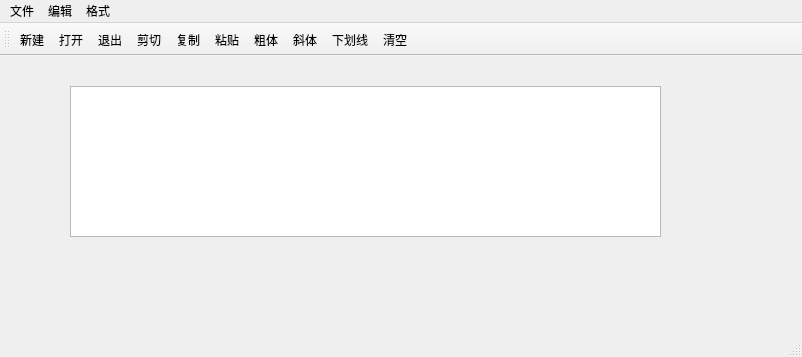
<?xml version="1.0" encoding="UTF-8"?>
<ui version="4.0">
 <class>MainWindow</class>
 <widget class="QMainWindow" name="MainWindow">
  <property name="geometry">
   <rect>
    <x>0</x>
    <y>0</y>
    <width>802</width>
    <height>357</height>
   </rect>
  </property>
  <property name="windowTitle">
   <string>MainWindow</string>
  </property>
  <widget class="QWidget" name="centralWidget">
   <widget class="QTextEdit" name="textEdit">
    <property name="geometry">
     <rect>
      <x>70</x>
      <y>30</y>
      <width>591</width>
      <height>151</height>
     </rect>
    </property>
   </widget>
  </widget>
  <widget class="QToolBar" name="mainToolBar">
   <property name="toolButtonStyle">
    <enum>Qt::ToolButtonTextUnderIcon</enum>
   </property>
   <attribute name="toolBarArea">
    <enum>TopToolBarArea</enum>
   </attribute>
   <attribute name="toolBarBreak">
    <bool>false</bool>
   </attribute>
   <addaction name="actNew"/>
   <addaction name="actOpen"/>
   <addaction name="actLogout"/>
   <addaction name="actCut"/>
   <addaction name="actCopy"/>
   <addaction name="actPaste"/>
   <addaction name="actBlod"/>
   <addaction name="actItalic"/>
   <addaction name="actUnderLine"/>
   <addaction name="actClear"/>
  </widget>
  <widget class="QStatusBar" name="statusBar"/>
  <widget class="QMenuBar" name="menuBar">
   <property name="geometry">
    <rect>
     <x>0</x>
     <y>0</y>
     <width>802</width>
     <height>23</height>
    </rect>
   </property>
   <widget class="QMenu" name="menusd">
    <property name="title">
     <string>文件</string>
    </property>
    <addaction name="actNew"/>
    <addaction name="actOpen"/>
    <addaction name="actLogout"/>
   </widget>
   <widget class="QMenu" name="menu">
    <property name="title">
     <string>编辑</string>
    </property>
   </widget>
   <widget class="QMenu" name="menu_2">
    <property name="title">
     <string>格式</string>
    </property>
    <addaction name="actBlod"/>
    <addaction name="actItalic"/>
    <addaction name="actUnderLine"/>
   </widget>
   <addaction name="menusd"/>
   <addaction name="menu"/>
   <addaction name="menu_2"/>
  </widget>
  <action name="actNew">
   <property name="checkable">
    <bool>false</bool>
   </property>
   <property name="icon">
    <iconset resource="resource.qrc">
     <normaloff>:/image/images/120.bmp</normaloff>:/image/images/120.bmp</iconset>
   </property>
   <property name="text">
    <string>新建</string>
   </property>
   <property name="toolTip">
    <string>新建文件</string>
   </property>
   <property name="shortcut">
    <string>Ctrl+N</string>
   </property>
  </action>
  <action name="actOpen">
   <property name="icon">
    <iconset resource="resource.qrc">
     <normaloff>:/image/images/120.bmp</normaloff>:/image/images/120.bmp</iconset>
   </property>
   <property name="text">
    <string>打开</string>
   </property>
   <property name="toolTip">
    <string>打卡文件</string>
   </property>
  </action>
  <action name="actLogout">
   <property name="icon">
    <iconset resource="resource.qrc">
     <normaloff>:/image/images/132.bmp</normaloff>:/image/images/132.bmp</iconset>
   </property>
   <property name="text">
    <string>退出</string>
   </property>
   <property name="toolTip">
    <string>退出</string>
   </property>
  </action>
  <action name="actCut">
   <property name="icon">
    <iconset resource="resource.qrc">
     <normaloff>:/image/images/editor.ico</normaloff>:/image/images/editor.ico</iconset>
   </property>
   <property name="text">
    <string>剪切</string>
   </property>
   <property name="toolTip">
    <string>剪切</string>
   </property>
   <property name="shortcut">
    <string>Ctrl+X</string>
   </property>
  </action>
  <action name="actCopy">
   <property name="icon">
    <iconset resource="resource.qrc">
     <normaloff>:/image/images/editor.ico</normaloff>:/image/images/editor.ico</iconset>
   </property>
   <property name="text">
    <string>复制</string>
   </property>
   <property name="toolTip">
    <string>复制</string>
   </property>
   <property name="shortcut">
    <string>Ctrl+C</string>
   </property>
  </action>
  <action name="actPaste">
   <property name="icon">
    <iconset resource="resource.qrc">
     <normaloff>:/image/images/editor.ico</normaloff>:/image/images/editor.ico</iconset>
   </property>
   <property name="text">
    <string>粘贴</string>
   </property>
   <property name="toolTip">
    <string>粘贴</string>
   </property>
   <property name="shortcut">
    <string>Ctrl+V</string>
   </property>
  </action>
  <action name="actBlod">
   <property name="checkable">
    <bool>true</bool>
   </property>
   <property name="icon">
    <iconset resource="resource.qrc">
     <normaloff>:/image/images/322.bmp</normaloff>:/image/images/322.bmp</iconset>
   </property>
   <property name="text">
    <string>粗体</string>
   </property>
   <property name="toolTip">
    <string>粗体</string>
   </property>
  </action>
  <action name="actItalic">
   <property name="checkable">
    <bool>true</bool>
   </property>
   <property name="icon">
    <iconset resource="resource.qrc">
     <normaloff>:/image/images/212.bmp</normaloff>:/image/images/212.bmp</iconset>
   </property>
   <property name="text">
    <string>斜体</string>
   </property>
   <property name="toolTip">
    <string>斜体</string>
   </property>
  </action>
  <action name="actUnderLine">
   <property name="checkable">
    <bool>true</bool>
   </property>
   <property name="icon">
    <iconset resource="resource.qrc">
     <normaloff>:/image/images/322.bmp</normaloff>:/image/images/322.bmp</iconset>
   </property>
   <property name="text">
    <string>下划线</string>
   </property>
   <property name="toolTip">
    <string>下划线</string>
   </property>
  </action>
  <action name="actClear">
   <property name="icon">
    <iconset resource="resource.qrc">
     <normaloff>:/image/images/324.bmp</normaloff>:/image/images/324.bmp</iconset>
   </property>
   <property name="text">
    <string>清空</string>
   </property>
   <property name="toolTip">
    <string>清空内容</string>
   </property>
  </action>
 </widget>
 <layoutdefault spacing="6" margin="11"/>
 <resources>
  <include location="resource.qrc"/>
 </resources>
 <connections>
  <connection>
   <sender>actLogout</sender>
   <signal>triggered()</signal>
   <receiver>MainWindow</receiver>
   <slot>close()</slot>
   <hints>
    <hint type="sourcelabel">
     <x>-1</x>
     <y>-1</y>
    </hint>
    <hint type="destinationlabel">
     <x>400</x>
     <y>178</y>
    </hint>
   </hints>
  </connection>
  <connection>
   <sender>actCopy</sender>
   <signal>triggered()</signal>
   <receiver>textEdit</receiver>
   <slot>copy()</slot>
   <hints>
    <hint type="sourcelabel">
     <x>-1</x>
     <y>-1</y>
    </hint>
    <hint type="destinationlabel">
     <x>365</x>
     <y>178</y>
    </hint>
   </hints>
  </connection>
  <connection>
   <sender>actCut</sender>
   <signal>triggered()</signal>
   <receiver>textEdit</receiver>
   <slot>cut()</slot>
   <hints>
    <hint type="sourcelabel">
     <x>-1</x>
     <y>-1</y>
    </hint>
    <hint type="destinationlabel">
     <x>365</x>
     <y>178</y>
    </hint>
   </hints>
  </connection>
  <connection>
   <sender>actPaste</sender>
   <signal>triggered()</signal>
   <receiver>textEdit</receiver>
   <slot>paste()</slot>
   <hints>
    <hint type="sourcelabel">
     <x>-1</x>
     <y>-1</y>
    </hint>
    <hint type="destinationlabel">
     <x>365</x>
     <y>178</y>
    </hint>
   </hints>
  </connection>
  <connection>
   <sender>actClear</sender>
   <signal>triggered()</signal>
   <receiver>textEdit</receiver>
   <slot>clear()</slot>
   <hints>
    <hint type="sourcelabel">
     <x>-1</x>
     <y>-1</y>
    </hint>
    <hint type="destinationlabel">
     <x>365</x>
     <y>178</y>
    </hint>
   </hints>
  </connection>
 </connections>
</ui>
